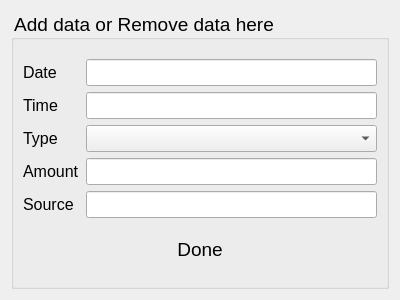
<?xml version="1.0" encoding="UTF-8"?>
<ui version="4.0">
 <class>UpDate</class>
 <widget class="QDialog" name="UpDate">
  <property name="geometry">
   <rect>
    <x>0</x>
    <y>0</y>
    <width>400</width>
    <height>300</height>
   </rect>
  </property>
  <property name="windowTitle">
   <string>Dialog</string>
  </property>
  <layout class="QVBoxLayout" name="verticalLayout_4">
   <item>
    <widget class="QGroupBox" name="groupBox">
     <property name="sizePolicy">
      <sizepolicy hsizetype="Preferred" vsizetype="Expanding">
       <horstretch>0</horstretch>
       <verstretch>0</verstretch>
      </sizepolicy>
     </property>
     <property name="font">
      <font>
       <pointsize>14</pointsize>
      </font>
     </property>
     <property name="styleSheet">
      <string notr="true">color: rgb(0, 0, 0);</string>
     </property>
     <property name="title">
      <string>Add data or Remove data here</string>
     </property>
     <layout class="QVBoxLayout" name="verticalLayout_3">
      <item>
       <layout class="QHBoxLayout" name="horizontalLayout">
        <item>
         <layout class="QVBoxLayout" name="verticalLayout">
          <item>
           <widget class="QLabel" name="label">
            <property name="font">
             <font>
              <pointsize>12</pointsize>
             </font>
            </property>
            <property name="styleSheet">
             <string notr="true">color: rgb(0, 0, 0);</string>
            </property>
            <property name="text">
             <string>Date</string>
            </property>
           </widget>
          </item>
          <item>
           <widget class="QLabel" name="label_5">
            <property name="font">
             <font>
              <pointsize>12</pointsize>
             </font>
            </property>
            <property name="text">
             <string>Time</string>
            </property>
           </widget>
          </item>
          <item>
           <widget class="QLabel" name="label_2">
            <property name="font">
             <font>
              <pointsize>12</pointsize>
             </font>
            </property>
            <property name="styleSheet">
             <string notr="true">color: rgb(0, 0, 0);</string>
            </property>
            <property name="text">
             <string>Type</string>
            </property>
           </widget>
          </item>
          <item>
           <widget class="QLabel" name="label_3">
            <property name="font">
             <font>
              <pointsize>12</pointsize>
             </font>
            </property>
            <property name="styleSheet">
             <string notr="true">color: rgb(0, 0, 0);</string>
            </property>
            <property name="text">
             <string>Amount</string>
            </property>
           </widget>
          </item>
          <item>
           <widget class="QLabel" name="label_4">
            <property name="font">
             <font>
              <pointsize>12</pointsize>
             </font>
            </property>
            <property name="styleSheet">
             <string notr="true">color: rgb(0, 0, 0);</string>
            </property>
            <property name="text">
             <string>Source</string>
            </property>
           </widget>
          </item>
         </layout>
        </item>
        <item>
         <layout class="QVBoxLayout" name="verticalLayout_2">
          <item>
           <widget class="QLineEdit" name="dte">
            <property name="enabled">
             <bool>true</bool>
            </property>
            <property name="font">
             <font>
              <pointsize>12</pointsize>
             </font>
            </property>
           </widget>
          </item>
          <item>
           <widget class="QLineEdit" name="tym">
            <property name="font">
             <font>
              <pointsize>12</pointsize>
             </font>
            </property>
           </widget>
          </item>
          <item>
           <widget class="QComboBox" name="comboBox">
            <property name="font">
             <font>
              <pointsize>12</pointsize>
             </font>
            </property>
           </widget>
          </item>
          <item>
           <widget class="QLineEdit" name="amount">
            <property name="font">
             <font>
              <pointsize>12</pointsize>
             </font>
            </property>
           </widget>
          </item>
          <item>
           <widget class="QLineEdit" name="source">
            <property name="font">
             <font>
              <pointsize>12</pointsize>
             </font>
            </property>
           </widget>
          </item>
         </layout>
        </item>
       </layout>
      </item>
      <item>
       <widget class="QPushButton" name="pushButton">
        <property name="font">
         <font>
          <pointsize>14</pointsize>
         </font>
        </property>
        <property name="text">
         <string>Done</string>
        </property>
        <property name="flat">
         <bool>true</bool>
        </property>
       </widget>
      </item>
     </layout>
    </widget>
   </item>
  </layout>
 </widget>
 <resources/>
 <connections/>
</ui>
